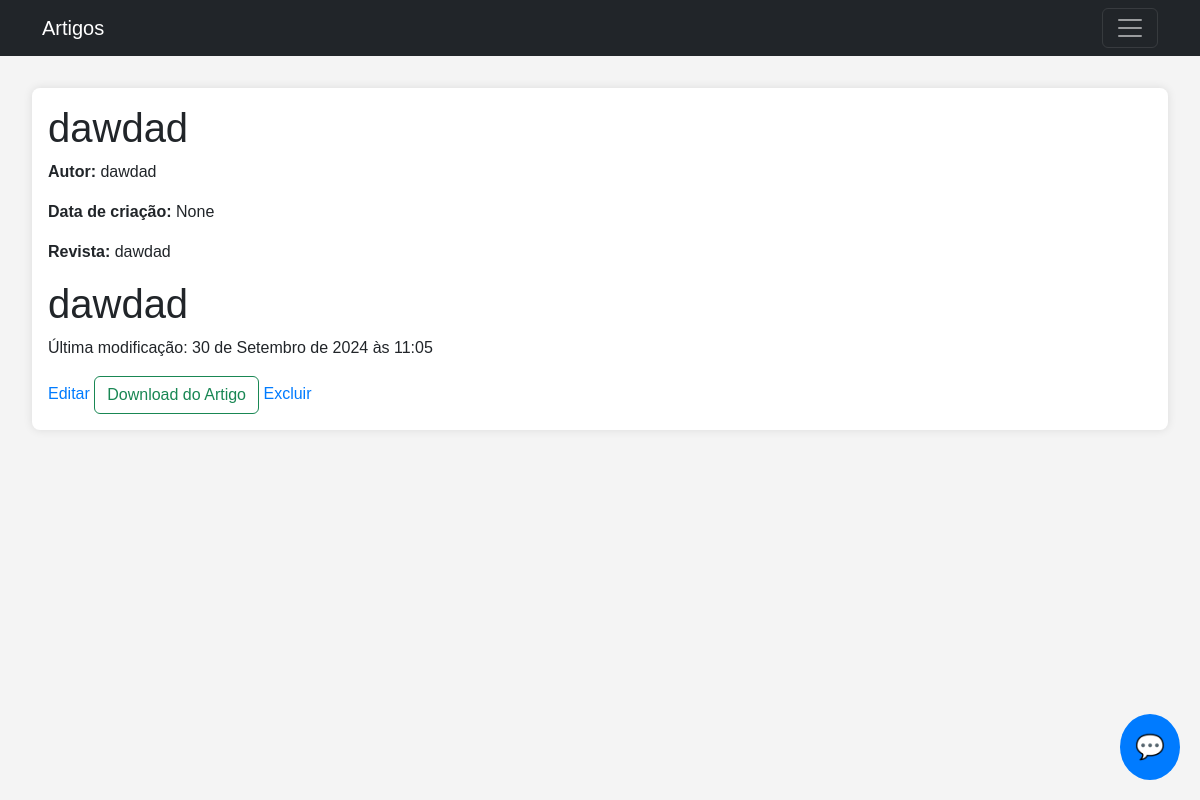
/artigo/detalhes/16/ (signed in), run on the app's committed database.
### artigo/models.py (models this page shows)
class Artigo(models.Model):
    titulo = models.CharField(max_length=255)
    autores = models.CharField(max_length=255)
    resumo = models.CharField(max_length=255)
    abstract = models.TextField()
    palavras_chave = models.TextField()
    data = models.DateField(blank=True, null=True)
    revista = models.CharField(max_length=255)
    arquivo = models.FileField(upload_to='arquivos/', null=True, blank=True)
    ultima_modificacao = models.DateTimeField(auto_now=True)
    autor = models.ForeignKey(User, on_delete=models.CASCADE, default=1)

### artigo/views.py (the view)
# urls.py: path('detalhes/<int:artigo_id>/', views.detalhes_artigo, name='detalhes_artigo'),
@login_required
def detalhes_artigo(request, artigo_id):
    artigo = get_object_or_404(Artigo, pk=artigo_id)
    return render(request, 'detalhes_artigo.html', {'artigo': artigo})

### artigo/templates/detalhes_artigo.html (shortened to what this page needs)
{% extends 'menu.html'%}
{%block content%}
<main>
    <section id="detalhes_artigo">
        <h1>{{ artigo.titulo }}</h1>
        <p><strong>Autor:</strong> {{ artigo.autores }}</p>
        <p><strong>Data de criação:</strong> {{ artigo.data }}</p>
        <p><strong>Revista:</strong> {{ artigo.revista }}</p>
        <h1>{{ artigo.resumo }}</h1>
        <p>Última modificação: {{ artigo.ultima_modificacao }}</p>
        <a href="{% url 'editar' artigo.id %}">Editar</a>
        <a href="{% url 'download_artigo' artigo.id %}" class="btn btn-outline-success">Download do Artigo</a>
        <a href="{% url 'excluir_artigo' artigo.id %}" onclick="return confirm('Você tem certeza que deseja excluir este arquivo?');">Excluir</a>
    </section>
</main>
{% endblock %}

### artigo/templates/detalhes_artigo.html (style rules this page uses)
body { font-family: Arial, sans-serif; background-color: #f4f4f4; margin: 0; padding: 0; }
main { padding: 2rem; }
section { background-color: #fff; border-radius: 8px; box-shadow: 0 0 10px rgba(0, 0, 0, 0.1); margin-bottom: 2rem; padding: 1rem; }
h1, h2 { margin-top: 0; }
a { color: #007bff; text-decoration: none; }

### data on the page
Artigo: titulo "dawdad", autores "dawdad", data "None", revista "dawdad", resumo "dawdad", ultima_modificacao "30 de Setembro de 2024 às 11:05"
